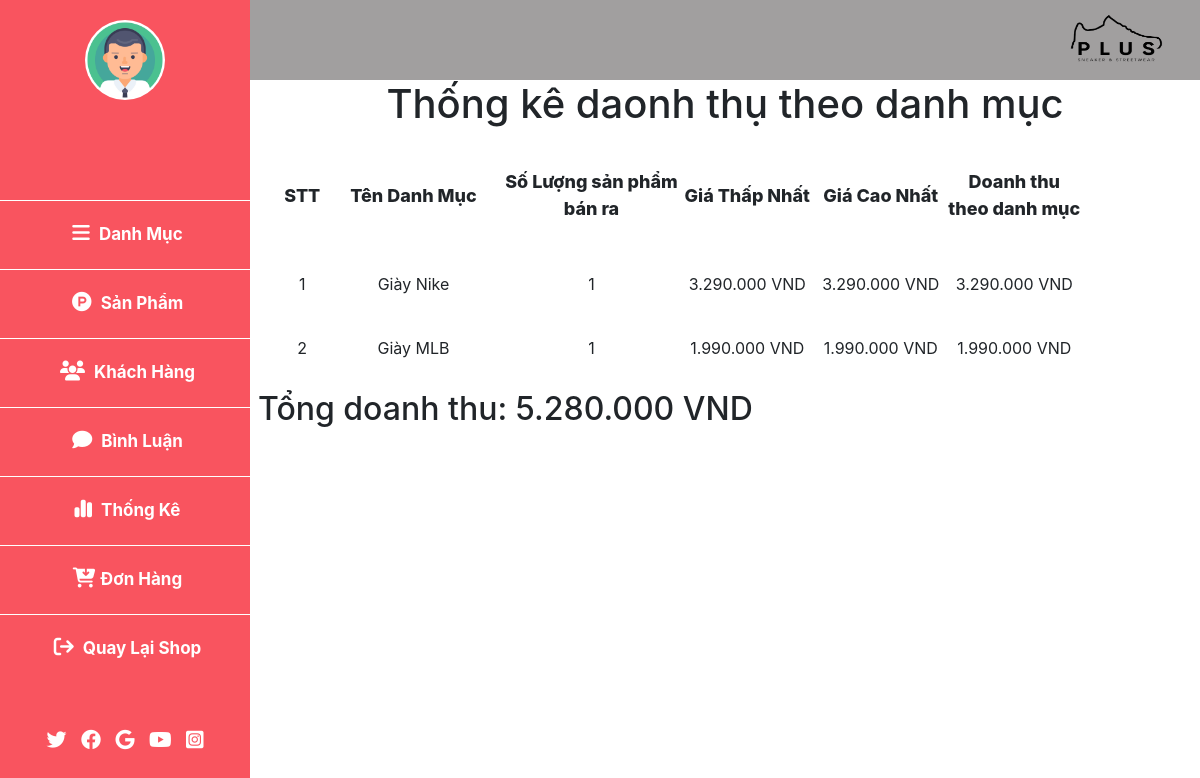
The page /admin/index.php?btn=page_tk on the database its author committed.
### tables this page shows
CREATE TABLE `loai` (
  `ma_loai` int(10) NOT NULL,
  `ten_loai` varchar(50) NOT NULL
);

### model/pdo.php (called while the page is built, shortened)
<?php
if (!function_exists('pdo_get_connection')) {
    function pdo_get_connection()
    {
        $dburl = "mysql:host=localhost;dbname=project_duan1;charset=utf8";
        $username = 'root';
        $password = '';
        $conn = new PDO($dburl, $username, $password);
        $conn->setAttribute(PDO::ATTR_ERRMODE, PDO::ERRMODE_EXCEPTION);
        return $conn;
    }
}
if (!function_exists('pdo_query')) {
    function pdo_query($sql)
    {
        $sql_args = array_slice(func_get_args(), 1);
        try {
            $conn = pdo_get_connection();
            $stmt = $conn->prepare($sql);
            $stmt->execute($sql_args);
            $rows = $stmt->fetchAll();
            return $rows;
        } catch (PDOException $e) {
            throw $e;
        } finally {
            unset($conn);
        }
    }
}

### model/thongke.php (called while the page is built)
<?php
if (!function_exists('loadall_thongke')) {
    function loadall_statistics()
    {
        $sql = "SELECT `loai`.`ma_loai` as id_loai, loai.ten_loai as name_loai,
        sum(don_hang_chitiet.gia_sp) as tongtien,
        count(san_pham.ma_sp) as sl,
        min(don_hang_chitiet.gia_sp) as min_sp,
        max(don_hang_chitiet.gia_sp) as max_sp";
        $sql .= " FROM don_hang_chitiet";
        $sql .= " JOIN don_hang on don_hang_chitiet.ma_order = don_hang.ma_order";
        $sql .= " JOIN san_pham on don_hang_chitiet.ma_sp = san_pham.ma_sp";
        $sql .= " join loai on loai.ma_loai = san_pham.ma_loai";
        $sql .= " where `don_hang`.`trang_thai`=4  GROUP BY loai.ma_loai ORDER BY loai.ma_loai desc";
        $list_thongke = pdo_query($sql);
        return $list_thongke;
    }
}
if (!function_exists('doanhThu')) {
    function doanhThu()
    {
        $sql = "SELECT sum(don_hang_chitiet.gia_sp) as doanhthu from `don_hang_chitiet`
        JOIN don_hang on don_hang_chitiet.ma_order = don_hang.ma_order
        where `don_hang`.`trang_thai`=4
        ";
        $doanhthu = pdo_query($sql);
        return $doanhthu;
    }
}
?>

### admin/statistical/statistical.php (the view, shortened to what this page needs)
<main>
    <div class="logo"> <img src="../img/image(1269)_preview_rev_1 (1).png" alt="">
    </div>
    <div class="content">
        <h1 class="text-center">Thống kê daonh thụ theo danh mục</h1>
        <div class="content-product">
            <div style="width: 5%;" class="product-title">STT</div>
            <div style="width: 20%;" class="product-title">Tên Danh Mục</div>
            <div style="width: 20%;" class="product-title">Số Lượng sản phẩm bán ra</div>
            <div style="width: 15%;" class="product-title">Giá Thấp Nhất</div>
            <div style="width: 15%;" class="product-title">Giá Cao Nhất</div>
            <div style="width: 15%;" class="product-title">Doanh thu theo danh mục</div>
        </div>
        <?php
        $sum = 1;
        foreach ($statistics as $list) {
            echo '
            <div class="content-product">
            <div style="width: 5%;" class="product-items">' . $sum . '</div>
            <div style="width: 20%;" class="product-items">' . $list['1'] . '</div>
            <div style="width: 20%;" class="product-items">' . $list['sl'] . '</div>
            <div style="width: 15%;" class="product-items">' . number_format($list['min_sp'], 0, '.', '.') . ' VND</div>
            <div style="width: 15%;" class="product-items">' . number_format($list['max_sp'], 0, '.', '.') . ' VND</div>
            <div style="width: 15%;" class="product-items">' . number_format($list['tongtien'], 0, '.', '.') . ' VND</div>
        </div>
            ';
            $sum++;
        }
        ?>
        <div class=" text-left ml-2"  >
                <h2>Tổng doanh thu: <span>
                        <?= number_format($doanhthu[0]['doanhthu'], 0, ".", ".") ?> VND
                    </span></h2>
            </div>
        <div id="myChart" style="width:900px; max-width:600px; height:500px;">
        </div>
    </div>
</main>
</div>

### css/admin.css (style rules this page uses)
* { box-sizing: border-box; margin: 0; }
main { width: 100%; background-color: white; margin-left: 250px; }
.logo { display: flex; justify-content: end; width: 100%; background-color: #a19f9f; height: 80px; }
.logo img { width: 170px; height: 100%; }
.content-product { margin: 20px 30px; display: flex; align-items: center; }
.product-title { text-align: center; font-size: 18px; font-weight: 800; padding: 10px 0; }
.content-product { text-align: center; padding: 10px 0; }

### rows shown on the page
loai: ten_loai "Giày Nike", sl "1", min_sp "3.290.000", max_sp "3.290.000", tongtien "3.290.000"
loai: ten_loai "Giày MLB", sl "1", min_sp "1.990.000", max_sp "1.990.000", tongtien "1.990.000"

### other values the page prints
$doanhthu[0]['doanhthu'] "5.280.000"
